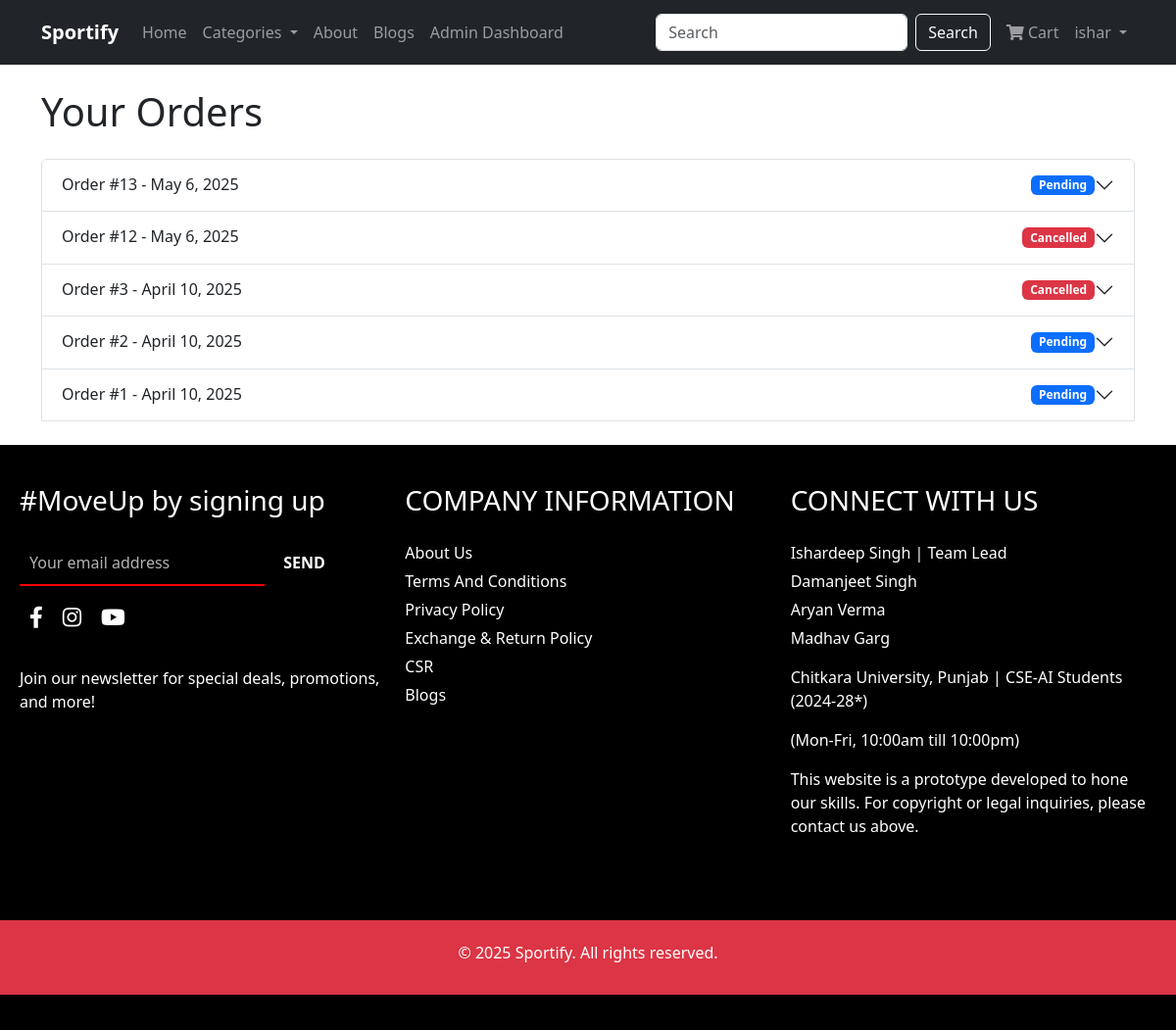
Screenshot of /orders/ (signed in) with the database file from the repository.
### cart_app/models.py (models this page shows, shortened)
class Order(models.Model):
    STATUS_CHOICES = (
        ('Pending', 'Pending'),
        ('Processing', 'Processing'),
        ('Shipped', 'Shipped'),
        ('Delivered', 'Delivered'),
        ('Cancelled', 'Cancelled'),
    )
    PAYMENT_CHOICES = (
        ('card', 'Credit/Debit Card'),
        ('cod', 'Cash on Delivery'),
        ('gift_card', 'Gift Card'),
        ('coupon', 'Coupon'),
    )
    user = models.ForeignKey(User, on_delete=models.CASCADE)
    total_amount = models.DecimalField(max_digits=10, decimal_places=2)
    status = models.CharField(max_length=50, choices=STATUS_CHOICES, default='Pending')
    payment_method = models.CharField(max_length=50, choices=PAYMENT_CHOICES)
    shipping_address = models.TextField()
    order_date = models.DateTimeField(default=timezone.now)

### cart_app/views.py (the view)
# urls.py: path('orders/', views.order_history, name='order_history'),
@login_required
def order_history(request):
    orders = Order.objects.filter(user=request.user).order_by('-order_date')
    return render(request, 'cart_app/orders.html', {'orders': orders})

### cart_app/context_processors.py (called while the page is built)
def cart_count(request):
    count = 0
    if request.user.is_authenticated:
        count = CartItem.objects.filter(user=request.user).count()
    return {'cart_count': count}

def categories_processor(request):
    categories = Category.objects.all()
    return {'categories': categories}

def featured_products(request):
    featured = list(Product.objects.all().order_by('?')[:8])
    return {'featured_products': featured}

### cart_app/models.py (called while the page is built)
    def get_total_price(self):
        return self.product_price * self.quantity

### user_app/context_processors.py (called while the page is built)
def user_address(request):
    address = None
    if request.user.is_authenticated:
        try:
            address = Address.objects.filter(user=request.user, is_default=True).first()
            if not address:
                address = Address.objects.filter(user=request.user).first()
        except Address.DoesNotExist:
            pass
    return {'address': address}

### templates/cart_app/orders.html (shortened to what this page needs)
{% extends 'base.html' %}
{% block content %}
<h1 class="mb-4">Your Orders</h1>
{% if orders %}
<div class="accordion" id="ordersAccordion">
    {% for order in orders %}
    <div class="accordion-item">
        <h2 class="accordion-header" id="heading{{ order.id }}">
            <button class="accordion-button collapsed" type="button" data-bs-toggle="collapse" data-bs-target="#collapse{{ order.id }}" aria-expanded="false" aria-controls="collapse{{ order.id }}">
                <div class="d-flex justify-content-between w-100">
                    <span>Order #{{ order.id }} - {{ order.order_date|date:"F j, Y" }}</span>
                    <span class="badge bg-{% if order.status == 'Delivered' %}success{% elif order.status == 'Cancelled' %}danger{% else %}primary{% endif %}">{{ order.status }}</span>
                </div>
            </button>
        </h2>
    </div>
    {% endfor %}
</div>
{% else %}
<div class="alert alert-info">
    You haven't placed any orders yet. <a href="{% url 'index' %}">Start shopping</a>.
</div>
{% endif %}
{% endblock %}

### templates/base.html (shortened to what this page needs)
<!DOCTYPE html>
<html lang="en">
<head>
    <link href="https://cdn.jsdelivr.net/npm/bootstrap@5.3.0-alpha1/dist/css/bootstrap.min.css" rel="stylesheet">
    <link rel="stylesheet" href="https://cdnjs.cloudflare.com/ajax/libs/font-awesome/6.0.0/css/all.min.css">
    <link rel="stylesheet" href="https://cdnjs.cloudflare.com/ajax/libs/font-awesome/5.15.4/css/all.min.css">
</head>
<body>
    <nav class="navbar navbar-expand-lg navbar-dark bg-dark">
        <div class="container">
            <a class="navbar-brand" href="{% url 'index' %}"><strong>Sportify</strong></a>
            <div class="collapse navbar-collapse" id="navbarNav">
                <ul class="navbar-nav me-auto">
                    <li class="nav-item">
                        <a class="nav-link" href="{% url 'index' %}">Home</a>
                    </li>
                    <li class="nav-item dropdown">
                        <a class="nav-link dropdown-toggle" href="#" id="navbarDropdown" role="button"
                            data-bs-toggle="dropdown">
                            Categories
                        </a>
                    </li>
                    <li class="nav-item">
                        <a class="nav-link" href="{% url 'about' %}">About</a>
                    </li>
                    <li class="nav-item">
                        <a class="nav-link" href="{% url 'blogs' %}">Blogs</a>
                    </li>
                    {% if user.is_authenticated and user.is_staff %}
                    <li class="nav-item">
                        <a class="nav-link" href="http://127.0.0.1:8000/admin/">Admin Dashboard</a>
                    </li>
                    {% endif %}
                </ul>
                <form class="d-flex mx-2" action="{% url 'search' %}" method="GET">
                    <input class="form-control me-2" type="search" name="query" placeholder="Search"
                        aria-label="Search">
                    <button class="btn btn-outline-light" type="submit">Search</button>
                </form>
                <ul class="navbar-nav">
                    {% if user.is_authenticated %}
                    <li class="nav-item">
                        <a class="nav-link" href="{% url 'cart' %}">
                            <i class="fas fa-shopping-cart"></i> Cart
                        </a>
                    </li>
                    <li class="nav-item dropdown">
                        <a class="nav-link dropdown-toggle" href="#" id="userDropdown" role="button"
                            data-bs-toggle="dropdown">
                            {{ user.first_name|default:user.username }}
                        </a>
                    </li>
                    {% endif %}
                </ul>
            </div>
        </div>
    </nav>
    <div class="container my-4">
        {% block content %}{% endblock %}
    </div>
    <footer>
        <div class="footer-container">
            <div class="newsletter">
                <h3>#MoveUp by signing up</h3>
                <form action="{% url 'subscribe' %}">
                    <input type="email" placeholder="Your email address" id="box" required>
                    <button type="submit">SEND</button>
                </form>
                <div class="social-icons">
                    <a href="#" class="social-link"><i class="fab fa-facebook-f"></i></a>
                    <a href="#" class="social-link"><i class="fab fa-instagram"></i></a>
                    <a href="#" class="social-link"><i class="fab fa-youtube"></i></a>
                </div><br>
                <p>Join our newsletter for special deals, promotions, and more!</p>
            </div>
            <div class="company-info">
                <h3>COMPANY INFORMATION</h3>
                <ul>
                    <li><a href="{% url 'about' %}">About Us</a></li>
                    <li><a href="{% url 'tc' %}">Terms And Conditions</a></li>
                    <li><a href="{% url 'privacy_policy' %}">Privacy Policy</a></li>
                    <li><a href="{% url 'exchange_policy' %}">Exchange & Return Policy</a></li>
                    <li><a href="{% url 'csr' %}">CSR</a></li>
                    <li><a href="{% url 'blogs' %}">Blogs</a></li>
                </ul>
            </div>
            <div class="connect" id="contact">
                <h3>CONNECT WITH US</h3>
                <ul>
                    <li><a href="mailto:ishardeep3195.beai24@chitkara.edu.in">Ishardeep Singh</a> | Team Lead</li>
                    <li><a href="mailto:damanjeet3183.beai24@chitkara.edu.in">Damanjeet Singh</a></li>
                    <li><a href="mailto:aryan3181.beai24@chitkara.edu.in">Aryan Verma</a></li>
                    <li><a href="mailto:madhav3219.beai24@chitkara.edu.in">Madhav Garg</a></li>
                </ul>
                <p>Chitkara University, Punjab | CSE-AI Students (2024-28*)</p>
                <p>(Mon-Fri, 10:00am till 10:00pm)</p>
                <p>This website is a prototype developed to hone our skills. For copyright or legal inquiries, please
                    contact us above.</p>
            </div>
        </div>
        <div class="text-center bg-danger text-white py-4 mt-5 mb-3">
            <h6>&copy; {% now "Y" %} Sportify. All rights reserved.</h6>
        </div>
    </footer>
</body>
</html>

### templates/base.html (style rules this page uses)
footer { background-color: black; color: white; padding: 20px 0; }
.footer-container { display: flex; justify-content: space-around; flex-wrap: wrap; padding: 10px; }
.footer-container div { flex: 1; min-width: 200px; margin: 10px; }
.footer-container h3 { margin-bottom: 25px; }
ul { list-style: none; padding: 0; }
ul li { margin: 5px 0; }
ul li a { color: white; text-decoration: none; }
#box { background-color: transparent; border: none; border-bottom: 2px solid red; padding: 10px; width: 250px; font-size: 16px; color: white; outline: none; margin-bottom: 5px; }
#box::placeholder { color: rgba(255, 255, 255, 0.7); }
.newsletter button { padding: 10px 15px; background: none; color: white; border: none; font-size: 16px; cursor: pointer; font-weight: bold; transition: color 0.3s ease; }
.social-icons { margin-top: 35px; display: flex; justify-content: start; gap: 20px; }
.social-icons a { color: white; font-size: 22px; transition: color 0.3s ease; }

### rows the page displays
Order: id "13", order_date "May 6, 2025", status "Pending"
Order: id "12", order_date "May 6, 2025", status "Cancelled"
Order: id "3", order_date "April 10, 2025", status "Cancelled"
Order: id "2", order_date "April 10, 2025", status "Pending"
Order: id "1", order_date "April 10, 2025", status "Pending"

### other values shown
{{ user.first_name|default:user.username }} "ishar"
